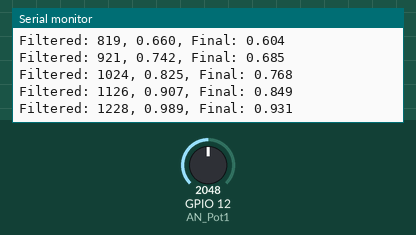
Simulated run of this sketch. Board: ESP32. Shown: the last lines printed to the serial monitor. Inputs (shaded band) come from the test bench; at power-on: GPIO 12 (AN_Pot1) = 2048.

Above: at 1.2 s.
1.3 s: GPIO 12 (AN_Pot1) set to 2866
At 1.31 s:
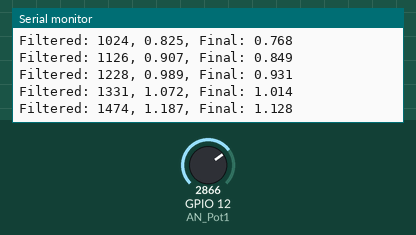
2.8 s: GPIO 12 (AN_Pot1) set to 3603
At 2.81 s:
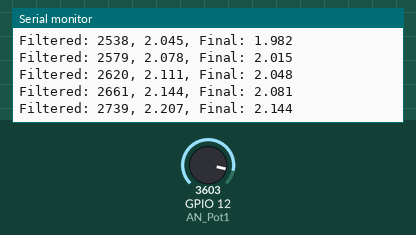
Timing chart, 0 to 5.8 s (numbered marks = the images above; inputs shaded):
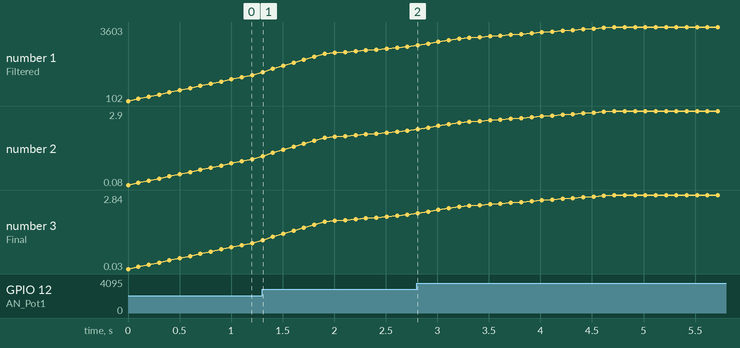

The sketch:

ADCCalibration.ino
```cpp
/*
 * LAB: 10
 * Name: ESP32 ADC Calibration
 * Author: Khaled Magdy
 * For More Info Visit: www.DeepBlueMbedded.com
*/
#include "esp_adc_cal.h"
#define AN_Pot1    12
#define FILTER_LEN 20

uint32_t AN_Pot1_Buffer[FILTER_LEN] = {0}; // empty buffer
int AN_Pot1_i = 0;                         // buffer index
int AN_Pot1_Raw = 0;
int AN_Pot1_Result = 0;
float Pot1Final = 0.0;
float Voltage = 0.0;
void setup()
{
  Serial.begin(115200);
}
void loop()
{
  AN_Pot1_Raw = analogRead(AN_Pot1);
  AN_Pot1_Result = readADC_Avg(AN_Pot1_Raw); // go through filtering
  Voltage = readADC_Cal(AN_Pot1_Result);     // calibrate it.
  Pot1Final = 0.9955*Voltage/1000 - 0.0535;       // from data collected comparing measurements from DMM (V) Vs ESP32 (V)
  Serial.print("Filtered: ");              // filtered result
  Serial.print(AN_Pot1_Result);              // filtered result
  Serial.print(", ");
  Serial.print(Voltage/1000, 3); // Print Voltage (in V) reads to 3.277 V on DMM, 3.14V on esp32
  Serial.print(", Final: ");
  Serial.println(Pot1Final, 3); // Print final voltage
  //Serial.println(Voltage);      // Print Voltage (in mV)
  delay(100);
}

uint32_t readADC_Cal(int ADC_Raw)  // ADC calibration
{
  esp_adc_cal_characteristics_t adc_chars;

  // ADC1, 11dB (0-4095), 12 bits, default Vref = 1.1V
  esp_adc_cal_characterize(ADC_UNIT_1, ADC_ATTEN_DB_11, ADC_WIDTH_BIT_12, 1100, &adc_chars);
  return(esp_adc_cal_raw_to_voltage(ADC_Raw, &adc_chars));
}

uint32_t readADC_Avg(int ADC_Raw) //moving average filtering
{
  int i = 0;
  uint32_t Sum = 0;

  AN_Pot1_Buffer[AN_Pot1_i++] = ADC_Raw;
  if(AN_Pot1_i == FILTER_LEN) // if buffer index full, then reset index
  {
    AN_Pot1_i = 0;
  }
  for(i=0; i<FILTER_LEN; i++)
  {
    Sum += AN_Pot1_Buffer[i];
  }
  return (Sum/FILTER_LEN);
}
```

Measured:
- after the input at 1.3 s, the serial monitor: prints a new line at once (image 1)
- after the input at 2.8 s, the serial monitor: prints a new line at once (image 2)
- plotted number 1: 1331 → 2661 after the input at 1.3 s, 2661 → 3603 after the input at 2.8 s
- plotted number 2: 1.07 → 2.14 after the input at 1.3 s, 2.14 → 2.9 after the input at 2.8 s
- plotted number 3: 1.01 → 2.08 after the input at 1.3 s, 2.08 → 2.84 after the input at 2.8 s
